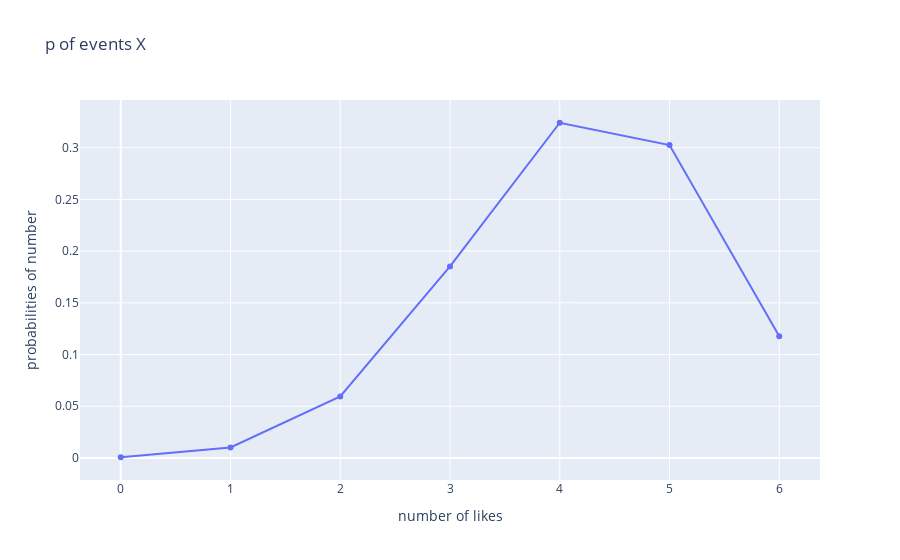

Notebook code cell kept with this figure:
### Markdown cell above
We can plot the various probabilities like so:

### Code cell
import plotly.graph_objects as go
num_of_likes = list(range(0, 7))
scatter = go.Scatter(x = num_of_likes, y = probs_of_each_number)
go.Figure(scatter, {'title': 'p of events X', 
                    'xaxis': {'title': 'number of likes'}, 
                    'yaxis': {'title': 'probabilities of number'}})

### Figure 1 — Plotly figure (JSON) as saved in the notebook; plotly's stock layout.template omitted (floating-point values rounded to 4 significant figures)
{"data": [{"type": "scatter", "x": [0, 1, 2, 3, 4, 5, 6], "y": [0.000729, 0.01021, 0.05954, 0.1852, 0.3241, 0.3025, 0.1176]}], "layout": {"autosize": true, "title": {"text": "p of events X"}, "xaxis": {"autorange": true, "range": [-0.3906, 6.391], "title": {"text": "number of likes"}, "type": "linear"}, "yaxis": {"autorange": true, "range": [-0.02296, 0.3478], "title": {"text": "probabilities of number"}, "type": "linear"}}}
